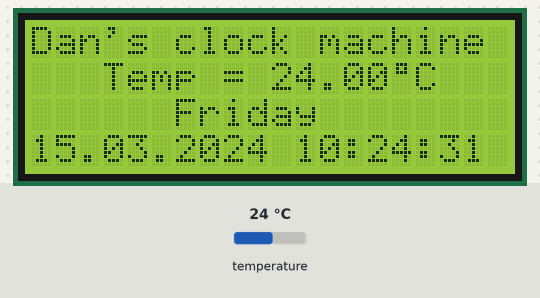
The sketch below on a simulated Arduino Uno, built with avr-gcc and run on an emulated ATmega328P. On the bench: 20×4 character LCD. The inputs (shaded band) are chosen by the test bench; at power-on: temperature 24 °C. The local clock reads 2024-03-15 10:24:30 at power-on unless the sketch sets it; what the sketch prints to the serial monitor is not drawn.

Above: at 1.3 s.
1.4 s: temperature set to 7 °C
At 2.9 s:
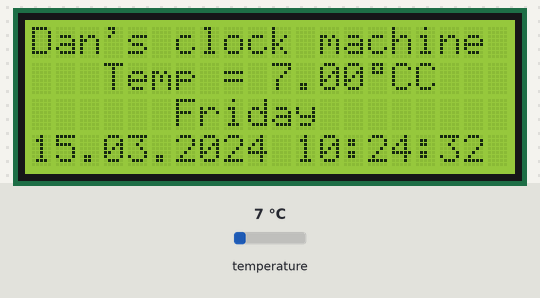
4.4 s: temperature set to 12 °C
At 5.9 s:
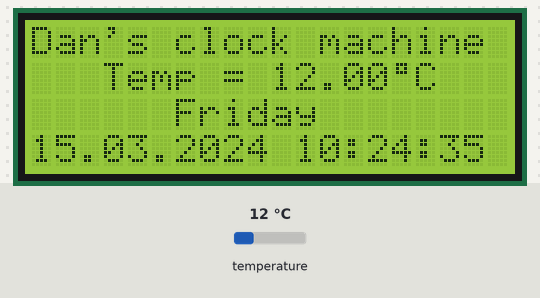
6.7 s: temperature set to 19 °C
At 8.9 s:
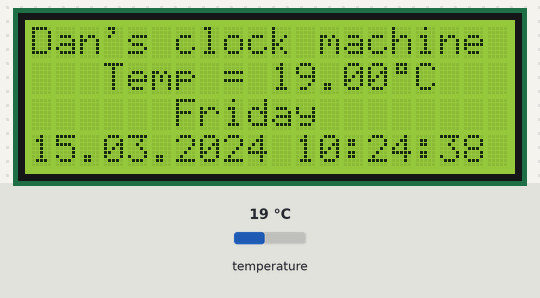
Timing chart, 0 to 10.4 s (numbered marks = the images above; inputs shaded):
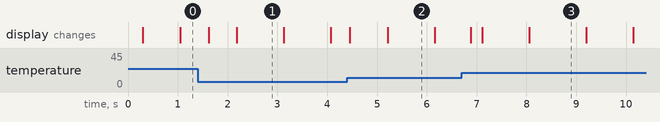

The sketch:

Temp_Time_LCD.ino
```cpp
/*-----( Import needed libraries )-----*/
// Get 1-wire Library here: http://www.pjrc.com/teensy/td_libs_OneWire.html
#include <OneWire.h>

//Get DallasTemperature Library here:  http://milesburton.com/Main_Page?title=Dallas_Temperature_Control_Library
#include <DallasTemperature.h>
// Wire (I2C) Library
#include <Wire.h>
// LCD Library
//#include <LCD.h>
#include <LiquidCrystal_I2C.h>  // F Malpartida's NewLiquidCrystal library
//Download: https://bitbucket.org/fmalpartida/new-liquidcrystal/downloads
// Move original LiquidCrystal library elsewhere, copy this in it's place
//RTC Library
#include <DS3231.h>
// Init the DS3231 using the hardware interface
DS3231  rtc(SDA, SCL);
/*-----( Declare Constants and Pin Numbers )-----*/
// Data wire is plugged into port 10 on the Arduino (can be changed)
#define ONE_WIRE_BUS 12    // NOTE: No ";" on #define
#define TEMPERATURE_PRECISION 9 // Lower resolution
#define BACKLIGHT_PIN  7
#define  LED_OFF  0
#define  LED_ON  1

byte customChar[8] = {
  0b01110,
  0b01010,
  0b01110,
  0b00000,
  0b00000,
  0b00000,
  0b00000,
  0b00000
};


LiquidCrystal_I2C lcd(0x3F, 2, 1, 0, 4, 5, 6, 7, 3, POSITIVE); //0x27

/*-----( Declare objects )-----*/
// Setup a oneWire instance to communicate with any OneWire devices
// (not just Maxim/Dallas temperature ICs)
OneWire oneWire(ONE_WIRE_BUS);
int numberOfDevices; // Number of temperature devices found
DeviceAddress tempDeviceAddress; // We'll use this variable to store a found device address
// Pass address of our oneWire instance to Dallas Temperature.
DallasTemperature sensors(&oneWire);

// Start the LCD display library
//LiquidCrystal_I2C  lcd(I2C_ADDR,En_pin,Rw_pin,Rs_pin,D4_pin,D5_pin,D6_pin,D7_pin);

/*-----( Declare Variables )-----*/
// Assign the addresses of your 1-Wire temp sensors.
// See the tutorial on how to obtain these addresses:
// http://arduino-info.wikispaces.com/Brick-Temperature-DS18B20#Read%20individual

// function to print a device address
void printAddress(DeviceAddress deviceAddress)
{
  for (uint8_t i = 0; i < 8; i++)
  {
    if (deviceAddress[i] < 16) Serial.print("0");
    Serial.print(deviceAddress[i], HEX);
  }
}

/*-----( Declare User-written Functions )-----*/
void displayTemperature(DeviceAddress deviceAddress)
{

  float tempC = sensors.getTempC(deviceAddress);

  if (tempC == -127.00) // Measurement failed or no device found
  {
    lcd.print("Temperature Error");
  }
  else
  {
    lcd.setCursor(3, 1);
    lcd.print("Temp = ");
    lcd.print(tempC);
    lcd.print("");
    //lcd.print((char)223);
    lcd.write((uint8_t)0);
    lcd.print("C");
    //lcd.setCursor(3, 1);
    //lcd.print("F = ");
    //lcd.print(DallasTemperature::toFahrenheit(tempC)); // Convert to F
  }
}// End printTemperature

void displayTime(){

  String day = rtc.getDOWStr();
  String date = rtc.getDateStr();
  String timeStr = rtc.getTimeStr();
  // Send Day-of-Week

  lcd.setCursor(6, 2);
  lcd.print(day);
  lcd.setCursor(0, 3);
  lcd.print(date);
  lcd.print(" ");
  lcd.print(timeStr);
  }
void setup()   /****** SETUP: RUNS ONCE ******/
{

  //---------------- Initialize the lcd ------------------
  lcd.begin (20, 4); // 20 characters, 4 lines
  // Switch on the backlight
  //lcd.setBacklightPin(BACKLIGHT_PIN, POSITIVE);
  //lcd.setBacklight(LED_ON);

  // create a new custom character
  lcd.createChar(0, customChar);
  //------- Initialize the Temperature measurement library--------------
  sensors.begin();
   // Initialize the rtc object
  rtc.begin();
  // The following lines can be uncommented to set the date and time
  //rtc.setDOW(THURSDAY);     // Set Day-of-Week to SUNDAY
  //rtc.setTime(15, 41, 50);     // Set the time to 12:00:00 (24hr format)
  //rtc.setDate(8, 6, 2017);   // Set the date to January 1st, 2014
  // Grab a count of devices on the wire
  numberOfDevices = sensors.getDeviceCount();
  Serial.begin(115200);
  // locate devices on the bus
  Serial.print("Locating devices...");

  Serial.print("Found ");
  Serial.print(numberOfDevices, DEC);
  Serial.println(" devices.");

  // report parasite power requirements
  Serial.print("Parasite power is: ");
  if (sensors.isParasitePowerMode()) Serial.println("ON");
  else Serial.println("OFF");

  // Loop through each device, print out address
  for (int i = 0; i < numberOfDevices; i++)
  {
    // Search the wire for address
    if (sensors.getAddress(tempDeviceAddress, i))
    {
      Serial.print("Found device ");
      Serial.print(i, DEC);
      Serial.print(" with address: ");
      printAddress(tempDeviceAddress);
      Serial.println();

      Serial.print("Setting resolution to ");
      Serial.println(TEMPERATURE_PRECISION, DEC);

      // set the resolution to TEMPERATURE_PRECISION bit (Each Dallas/Maxim device is capable of several different resolutions)
      sensors.setResolution(tempDeviceAddress, TEMPERATURE_PRECISION);

      Serial.print("Resolution actually set to: ");
      Serial.print(sensors.getResolution(tempDeviceAddress), DEC);
      Serial.println();
    } else {
      Serial.print("Found ghost device at ");
      Serial.print(i, DEC);
      Serial.print(" but could not detect address. Check power and cabling");
    }
  }


}//--(end setup )---


void loop()   /****** LOOP: RUNS CONSTANTLY ******/
{
  //Serial.print("Requesting temperatures...");
  sensors.requestTemperatures(); // Send the command to get temperatures
  //Serial.println("DONE");

  //lcd.clear();  // Reset the display
  //lcd.home();
  //lcd.backlight();  //Backlight ON if under program control

  // Print our characters on the LCD
  // NOTE: Line number and character number start at 0 not 1
  // Loop through each device, print out temperature data
  for (int i = 0; i < numberOfDevices; i++)
  {
    // Search the wire for address
    if (sensors.getAddress(tempDeviceAddress, i))
    {
      // Output the device ID
      Serial.print("Temperature for device: ");
      Serial.println(i, DEC);
      lcd.setCursor(0, 0); //Start at character 0 on line 0
      lcd.print("Dan's clock machine ");
      displayTemperature(tempDeviceAddress);
      // It responds almost immediately. Let's print out the data
      //printTemperature(tempDeviceAddress); // Use a simple function to print out the data
    }
    displayTime();
    delayMicroseconds(10);

  }//--(end main loop )---
  // Send Day-of-Week
  Serial.print(rtc.getDOWStr());
  Serial.print(" ");

  // Send date
  Serial.print(rtc.getDateStr());
  Serial.print(" -- ");

  // Send time
  Serial.println(rtc.getTimeStr());
}


//*********( THE END )***********
```

Measured:
- after the input at 1.4 s, the display: first changes after 0.22 s (image 1 shows a later state)
- after the input at 4.4 s, the display: first changes after 0.05 s (image 2 shows a later state)
